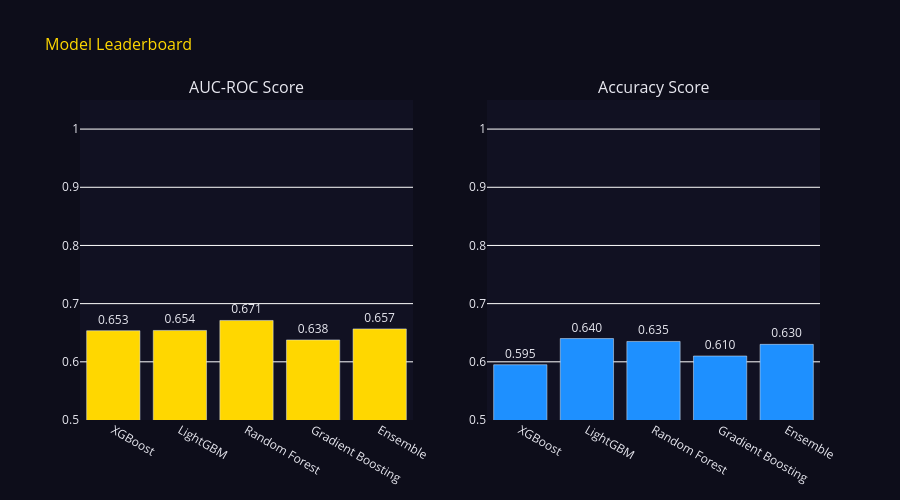

The notebook cell this image was saved under:
### Code cell
model_names = ['XGBoost','LightGBM','Random Forest','Gradient Boosting','Ensemble']
model_aucs  = [results[n]['AUC'] for n in model_names]
model_accs  = [results[n]['Accuracy'] for n in model_names]

fig = make_subplots(rows=1, cols=2,
                    subplot_titles=['AUC-ROC Score','Accuracy Score'])

fig.add_trace(go.Bar(name='AUC', x=model_names, y=model_aucs,
                     marker_color='#FFD700', text=[f'{v:.3f}' for v in model_aucs],
                     textposition='outside'), row=1, col=1)
fig.add_trace(go.Bar(name='Accuracy', x=model_names, y=model_accs,
                     marker_color='#1e90ff', text=[f'{v:.3f}' for v in model_accs],
                     textposition='outside'), row=1, col=2)

fig.update_layout(
    title=dict(text='Model Leaderboard', font_color='#FFD700', font_size=16),
    paper_bgcolor='#0d0d1a', plot_bgcolor='#111122', font_color='#e8e8f0',
    height=500, showlegend=False,
)
fig.update_yaxes(range=[0.5,1.05])
fig.show()

### Figure 1 — Plotly figure (JSON) as saved in the notebook; plotly's stock layout.template omitted (floating-point values rounded to 4 significant figures)
{"data": [{"marker": {"color": "#FFD700"}, "name": "AUC", "text": ["0.653", "0.654", "0.671", "0.638", "0.657"], "textposition": "outside", "type": "bar", "x": ["XGBoost", "LightGBM", "Random Forest", "Gradient Boosting", "Ensemble"], "xaxis": "x", "y": [0.6534, 0.6539, 0.6711, 0.6376, 0.6565], "yaxis": "y"}, {"marker": {"color": "#1e90ff"}, "name": "Accuracy", "text": ["0.595", "0.640", "0.635", "0.610", "0.630"], "textposition": "outside", "type": "bar", "x": ["XGBoost", "LightGBM", "Random Forest", "Gradient Boosting", "Ensemble"], "xaxis": "x2", "y": [0.595, 0.64, 0.635, 0.61, 0.63], "yaxis": "y2"}], "layout": {"annotations": [{"font": {"size": 16}, "showarrow": false, "text": "AUC-ROC Score", "x": 0.225, "xanchor": "center", "xref": "paper", "y": 1, "yanchor": "bottom", "yref": "paper"}, {"font": {"size": 16}, "showarrow": false, "text": "Accuracy Score", "x": 0.775, "xanchor": "center", "xref": "paper", "y": 1, "yanchor": "bottom", "yref": "paper"}], "font": {"color": "#e8e8f0"}, "height": 500, "paper_bgcolor": "#0d0d1a", "plot_bgcolor": "#111122", "showlegend": false, "title": {"font": {"color": "#FFD700", "size": 16}, "text": "Model Leaderboard"}, "xaxis": {"anchor": "y", "domain": [0, 0.45]}, "xaxis2": {"anchor": "y2", "domain": [0.55, 1]}, "yaxis": {"anchor": "x", "domain": [0, 1], "range": [0.5, 1.05]}, "yaxis2": {"anchor": "x2", "domain": [0, 1], "range": [0.5, 1.05]}}}
